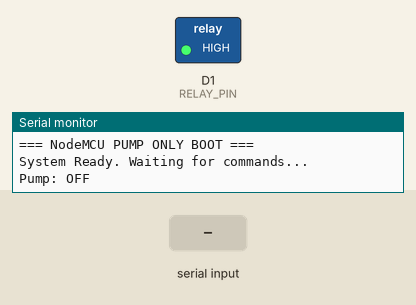
Recording of a sketch running on a simulated ESP8266 (NodeMCU). On the bench: switched loads named in the sketch (green lamp = pin HIGH), the last lines printed to the serial monitor. Inputs (shaded band) come from the test bench.

Above: at 1.2 s.
1.3 s: "PUMP_ON\n" received over Serial
At 2.2 s:
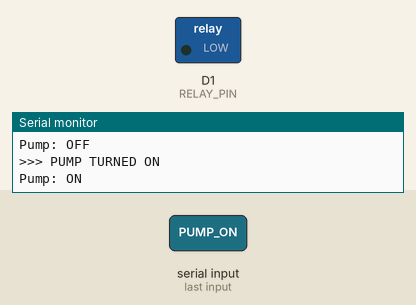
2.8 s: "PUMP_OFF\n" received over Serial
At 3.3 s:
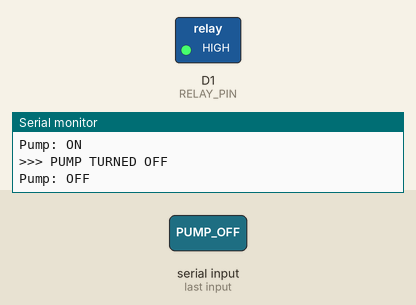
Timing chart, 0 to 5.8 s (numbered marks = the images above; inputs shaded):
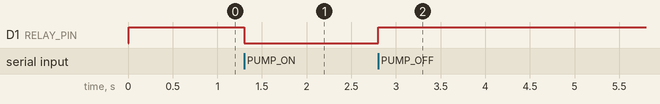

Measured:
- after the input at 1.3 s, D1 (RELAY_PIN): HIGH → LOW at once
- after the input at 2.8 s, D1 (RELAY_PIN): LOW → HIGH at once

The sketch:

servo_pump.ino
```cpp
// ============================================================
//  PUMP Control Node — Single ESP8266 (NodeMCU)
//  Listens to Serial Commands to toggle Pump ON/OFF
// ============================================================

// NodeMCU Pin Mapping: D1 = GPIO 5
#define RELAY_PIN D1     // Connect Pump Relay IN to D1

#define RELAY_OFF HIGH
#define RELAY_ON  LOW

bool pumpIsRunning = false;

void setup() {
  Serial.begin(74880);
  delay(10);

  pinMode(RELAY_PIN, OUTPUT);
  digitalWrite(RELAY_PIN, RELAY_OFF);

  Serial.println("\n=== NodeMCU PUMP ONLY BOOT ===");
  Serial.println("System Ready. Waiting for commands...");
}

void loop() {
  // Listen for manual commands from dashboard
  if (Serial.available()) {
    String cmd = Serial.readStringUntil('\n');
    cmd.trim();

    // Pump Commands
    if (cmd == "PUMP_ON") {
      pumpIsRunning = true;
      digitalWrite(RELAY_PIN, RELAY_ON);
      Serial.println(">>> PUMP TURNED ON");
    } else if (cmd == "PUMP_OFF") {
      pumpIsRunning = false;
      digitalWrite(RELAY_PIN, RELAY_OFF);
      Serial.println(">>> PUMP TURNED OFF");
    }
  }

  // Every second, report status for dashboard to parse
  static unsigned long lastUpdate = 0;
  if (millis() - lastUpdate > 1000) {
    lastUpdate = millis();
    Serial.print("Pump: ");
    Serial.println(pumpIsRunning ? "ON" : "OFF");
  }
}
```
